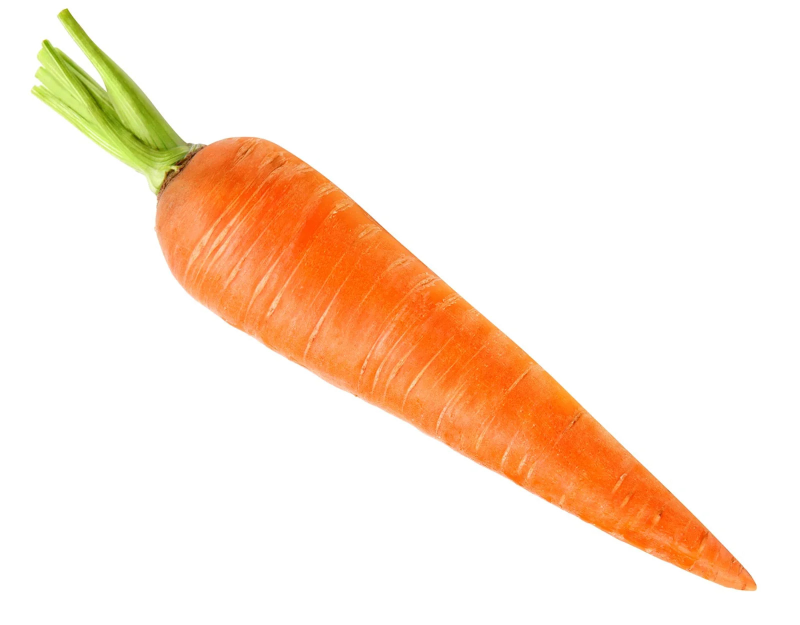
#> input picture AI/Module_2/Day_1/Carrot-Orange.jpg, 1600 x 1250 px, found by its file name (shown at 1/2 size)
$ python HW.py
#> lines starting #> are read from the running program, lines starting #| are printed output that depends on the picture; after the words box and inside, x2 and y2 are one past the last pixel; in counts of white or black regions, pixels touching at a corner belong together
import cv2  # Import the OpenCV library
import tkinter as tk
from tkinter import simpledialog, messagebox
from tkinter import filedialog

root = tk.Tk()
root.withdraw()  # Hide main window

# Step 1: Load the image from file
image = cv2.imread(r'E:\Codingal\AI\Module_2\Day_1\Carrot-Orange.jpg')
#> image is the input picture: shape (1250, 1600, 3); mean B, G, R 217.5, 233, 252.1

# Step 2: Display the original image in a resizable window
cv2.namedWindow('Loaded Image', cv2.WINDOW_NORMAL)   # Make the window resizable
cv2.resizeWindow('Loaded Image', 500, 500)           # Set window size (does not resize the image itself)
cv2.imshow('Loaded Image', image)                    # Show the image

# Step 3: Print the original image dimensions (Height, Width, Channels)
print(f"Original Image Dimensions: {image.shape}")
#| Original Image Dimensions: (1250, 1600, 3)

# Step 4: Convert the image to grayscale
gray_image = cv2.cvtColor(image, cv2.COLOR_BGR2GRAY)
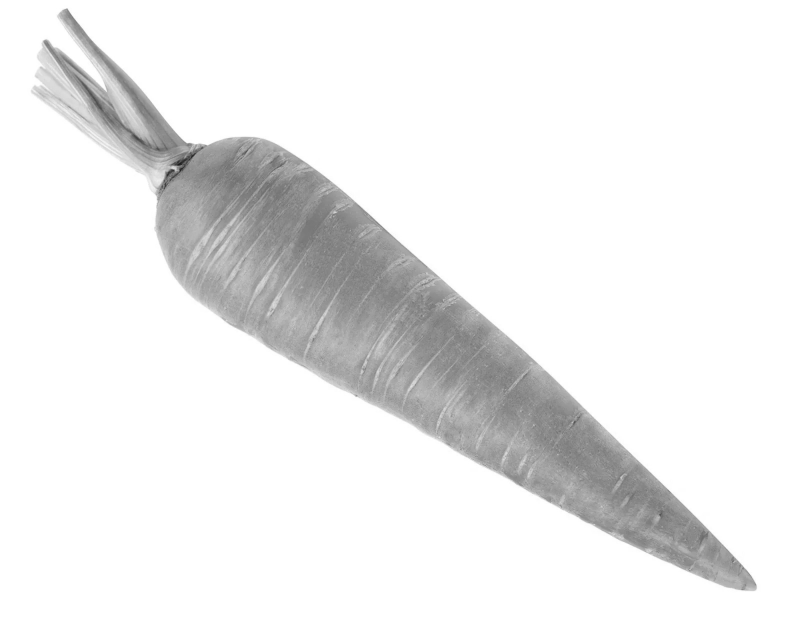
#> gray_image: shape (1250, 1600) (shown at 1/2 size); min 23, max 255, mean 236.9

# Step 5: Resize the grayscale image to 224x224 pixels
resized_image = cv2.resize(gray_image, (224, 224))
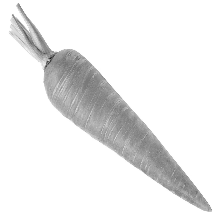
#> resized_image: shape (224, 224); min 27, max 255, mean 236.9

# Step 6: Show the resized grayscale image
cv2.imshow('Processed Image', resized_image)

# Step 7: Wait for a key press
key = cv2.waitKey(0)
#> (key e is pressed here)
print("Pressed key code:", key)#####

# Step 8: If 'S' or 's' key is pressed, save the processed image
if key == ord('s') or key == ord('S'):
    # Ask user for width, height, filename
    w = simpledialog.askinteger("Width", "Enter width:", minvalue=1)
    h = simpledialog.askinteger("Height", "Enter height:", minvalue=1)

    # Ask user where to save (folder + filename)
    save_path = filedialog.asksaveasfilename(defaultextension=".jpg",
    filetypes=[("JPEG files","*.jpg"),("All files","*.*")],
    title="Save Image As")
    if save_path and w and h:
        resized = cv2.resize(resized_image, (w, h))
        cv2.imwrite(save_path, resized)
        messagebox.showinfo("Saved", f"Image saved as {save_path}")
    else:
        messagebox.showwarning("Cancelled", "Save cancelled")
else:
    print("Image not saved")


if key == ord('E') or key == ord('e'):
    edges = cv2.Canny(resized_image, 100, 200)
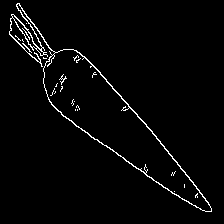
#> edges: shape (224, 224); 2.5% white in thin lines or dots, all inside (x1, y1, x2, y2) = (9, 3, 212, 212)

    cv2.imshow("Canny Edge Detection", edges)
    cv2.namedWindow("Canny Edge Detection", cv2.WINDOW_NORMAL)
    cv2.imshow("Canny Edge Detection", edges)
    cv2.waitKey(0)
    cv2.destroyAllWindows()
else:
    print("Edge detection not applied.")

if key == ord('G') or key == ord('g'):
    blurred = cv2.GaussianBlur(resized_image, (5,5), 0)
    cv2.imshow("Blurred Image", blurred)
    cv2.waitKey(0)

if key == ord('F') or key == ord('f'):
    # Ask user flip direction
    direction = simpledialog.askstring("Flip", "Enter direction (h=horizontal, v=vertical, b=both):")
    if direction:
        if direction.lower() == 'h':
            flipped = cv2.flip(resized_image, 1)
        elif direction.lower() == 'v':
            flipped = cv2.flip(resized_image, 0)
        elif direction.lower() == 'b':
            flipped = cv2.flip(resized_image, -1)
        else:
            messagebox.showwarning("Error", "Invalid input")
            flipped = resized_image

        cv2.imshow("Flipped Image", flipped)
        cv2.waitKey(0)

if key == ord('R') or key == ord('r'):
    # Ask user angle
    angle = simpledialog.askfloat("Rotate", "Enter angle (degrees, clockwise):")
    if angle is not None:
        (h, w) = resized_image.shape[:2]
        center = (w//2, h//2)
        M = cv2.getRotationMatrix2D(center, angle, 1.0)
        rotated = cv2.warpAffine(resized_image, M, (w, h))
        cv2.imshow("Rotated Image", rotated)
        cv2.waitKey(0)

if key == ord('C') or key == ord('c'):
    # Ask user contrast (alpha) and brightness (beta)
    alpha = simpledialog.askfloat("Contrast", "Enter contrast (1.0=original):")
    beta = simpledialog.askfloat("Brightness", "Enter brightness (0=original):")
    if alpha is None:
        alpha = 1.0
    if beta is None:
        beta = 0

    contrast_img = cv2.convertScaleAbs(resized_image, alpha=alpha, beta=beta)
    cv2.imshow("Contrast / Brightness Adjusted", contrast_img)
    cv2.waitKey(0)

# Step 9: Close all OpenCV windows
cv2.destroyAllWindows()

# Step 10: Print the dimensions of the processed image
print(f"Processed Image Dimensions: {resized_image.shape}")
#| Processed Image Dimensions: (224, 224)
